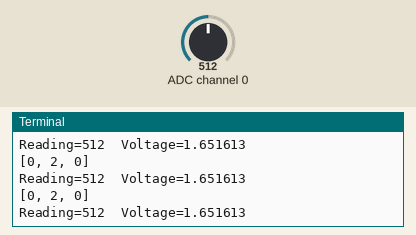
Recording of a program running on a simulated Raspberry Pi (BCM pin numbers). Shown: the last lines printed to the terminal. Inputs (shaded band) come from the test bench; at power-on: ADC channel 0 = 512 (analog values on the 0–1023 scale).

Above: at 1.2 s.
1.3 s: ADC channel 0 set to 716
At 1.9 s:
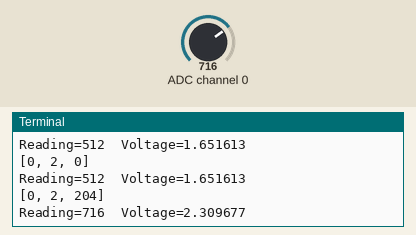
2.8 s: ADC channel 0 set to 900
At 3.4 s:
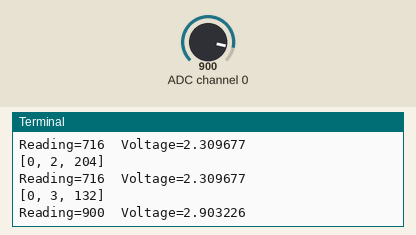
Timing chart, 0 to 5.8 s (numbered marks = the images above; inputs shaded):
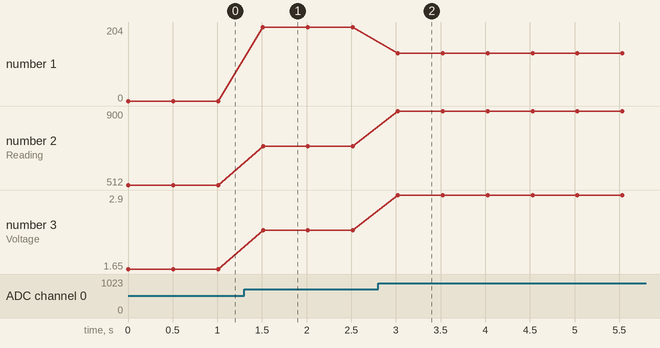

Measured:
- after the input at 1.3 s, the terminal: prints a new line after 0.21 s (image 1)
- after the input at 2.8 s, the terminal: prints a new line after 0.22 s (image 2)
- plotted number 1: 0 → 204 after the input at 1.3 s, 204 → 132 after the input at 2.8 s
- plotted number 2: 512 → 716 after the input at 1.3 s, 716 → 900 after the input at 2.8 s
- plotted number 3: 1.65 → 2.31 after the input at 1.3 s, 2.31 → 2.9 after the input at 2.8 s

The program:

05spi_mcp3008.py
```python
import spidev, time

spi = spidev.SpiDev()
spi.open(0,0) #device:0, bus(slave) : 0
spi.max_speed_hz = 10000

def analog_read(channel):
    ret = spi.xfer2([1, (8 + channel) << 4, 0])
    adc_out = ((ret[1]&3) << 8) + ret[2]
    print(ret)
    return adc_out
try:
    while True:
        reading = analog_read(0)
        voltage = reading * 3.3 / 1023
        print(("Reading=%d\tVoltage=%f" % (reading, voltage)))
        time.sleep(0.5)
finally:
    spi.close()
```
